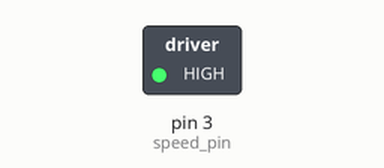
Simulated run of this sketch. Board: Arduino Uno, built with avr-gcc and run on an emulated ATmega328P. On the bench: switched loads named in the sketch (green lamp = pin HIGH).

Above: at 0.1 s.
Timing chart, 0 to 1.6 s (numbered marks = the images above):
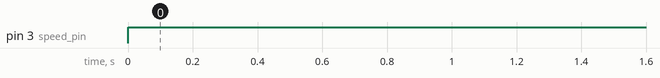

The sketch:

dc_motor_initial.ino
```cpp
/* ***************************************************************
 *  DC motor using single transistor
 *  MEGN200 - Arduino activities Week 3
 *  Fall 2020
 *  Code Written by Jordan Sturdy
 * ***************************************************************/


/* Global Constants */
const int speed_pin = 3; // Set digital pin connected to base of transistor

/* Global Variables */
int motor_speed = 0;

void setup() {
  Serial.begin(9600);
  pinMode(speed_pin, OUTPUT); // using pin as output to transistor
}

void loop() {

  analogWrite(speed_pin,255);


}
```

Measured:
- by itself, pin 3 (speed_pin): LOW → HIGH at 0.00 s
